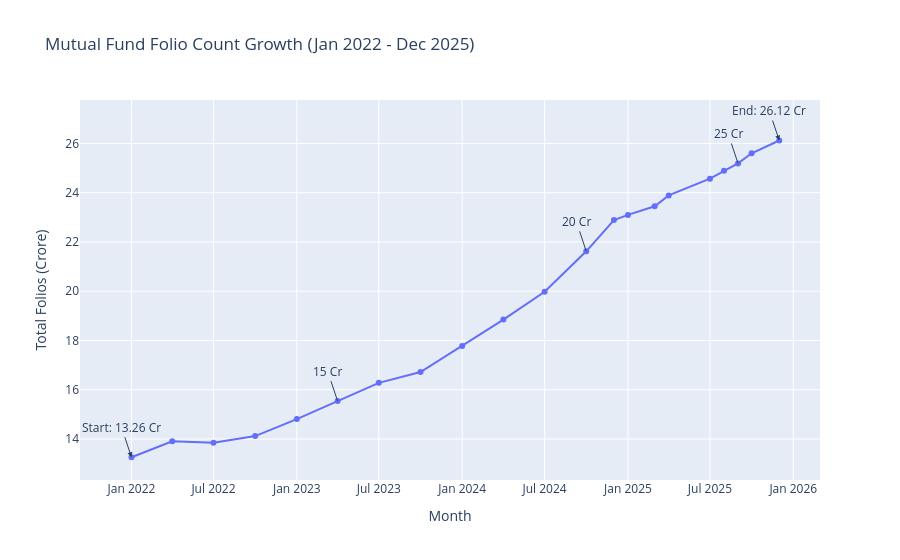

Notebook code cell kept with this figure:
### Code cell
import pandas as pd
import plotly.express as px
df = pd.read_csv("../data/processed/clean_industry_folio_count.csv")
# Convert month column to datetime
df['month'] = pd.to_datetime(df['month'])

# Key milestones
start_idx = df['total_folios_crore'].idxmin()
end_idx = df['total_folios_crore'].idxmax()

fig = px.line(
    df,
    x='month',
    y='total_folios_crore',
    title='Mutual Fund Folio Count Growth (Jan 2022 - Dec 2025)',
    markers=True
)

# Starting milestone (13.26 Cr)
fig.add_annotation(
    x=df.loc[start_idx, 'month'],
    y=df.loc[start_idx, 'total_folios_crore'],
    text=f"Start: {df.loc[start_idx, 'total_folios_crore']:.2f} Cr",
    showarrow=True,
    arrowhead=2
)

# Ending milestone (26.12 Cr)
fig.add_annotation(
    x=df.loc[end_idx, 'month'],
    y=df.loc[end_idx, 'total_folios_crore'],
    text=f"End: {df.loc[end_idx, 'total_folios_crore']:.2f} Cr",
    showarrow=True,
    arrowhead=2
)

# 15 Cr milestone
milestone_15 = df[df['total_folios_crore'] >= 15].head(1)
if not milestone_15.empty:
    fig.add_annotation(
        x=milestone_15['month'].iloc[0],
        y=milestone_15['total_folios_crore'].iloc[0],
        text='15 Cr',
        showarrow=True
    )

# 20 Cr milestone
milestone_20 = df[df['total_folios_crore'] >= 20].head(1)
if not milestone_20.empty:
    fig.add_annotation(
        x=milestone_20['month'].iloc[0],
        y=milestone_20['total_folios_crore'].iloc[0],
        text='20 Cr',
        showarrow=True
    )

# 25 Cr milestone
milestone_25 = df[df['total_folios_crore'] >= 25].head(1)
if not milestone_25.empty:
    fig.add_annotation(
        x=milestone_25['month'].iloc[0],
        y=milestone_25['total_folios_crore'].iloc[0],
        text='25 Cr',
        showarrow=True
    )

fig.update_layout(
    xaxis_title='Month',
    yaxis_title='Total Folios (Crore)',
    hovermode='x unified'
)

fig.show()

### Figure 1 — Plotly figure (JSON) as saved in the notebook; plotly's stock layout.template omitted (floating-point values rounded to 4 significant figures)
{"data": [{"hovertemplate": "month=%{x}<br>total_folios_crore=%{y}<extra></extra>", "legendgroup": "", "line": {"color": "#636efa", "dash": "solid"}, "marker": {"symbol": "circle"}, "mode": "lines+markers", "name": "", "orientation": "v", "showlegend": false, "type": "scatter", "x": ["2022-01-01T00:00:00.000000", "2022-04-01T00:00:00.000000", "2022-07-01T00:00:00.000000", "2022-10-01T00:00:00.000000", "2023-01-01T00:00:00.000000", "2023-04-01T00:00:00.000000", "2023-07-01T00:00:00.000000", "2023-10-01T00:00:00.000000", "2024-01-01T00:00:00.000000", "2024-04-01T00:00:00.000000", "2024-07-01T00:00:00.000000", "2024-10-01T00:00:00.000000", "2024-12-01T00:00:00.000000", "2025-01-01T00:00:00.000000", "2025-03-01T00:00:00.000000", "2025-04-01T00:00:00.000000", "2025-07-01T00:00:00.000000", "2025-08-01T00:00:00.000000", "2025-09-01T00:00:00.000000", "2025-10-01T00:00:00.000000", "2025-12-01T00:00:00.000000"], "xaxis": "x", "y": [13.26, 13.91, 13.85, 14.12, 14.81, 15.54, 16.28, 16.72, 17.78, 18.85, 19.98, 21.62, 22.89, 23.1, 23.45, 23.89, 24.57, 24.89, 25.19, 25.6, 26.12], "yaxis": "y"}], "layout": {"annotations": [{"arrowhead": 2, "showarrow": true, "text": "Start: 13.26 Cr", "x": "2022-01-01T00:00:00", "y": 13.26}, {"arrowhead": 2, "showarrow": true, "text": "End: 26.12 Cr", "x": "2025-12-01T00:00:00", "y": 26.12}, {"showarrow": true, "text": "15 Cr", "x": "2023-04-01T00:00:00", "y": 15.54}, {"showarrow": true, "text": "20 Cr", "x": "2024-10-01T00:00:00", "y": 21.62}, {"showarrow": true, "text": "25 Cr", "x": "2025-09-01T00:00:00", "y": 25.19}], "hovermode": "x unified", "legend": {"tracegroupgap": 0}, "title": {"text": "Mutual Fund Folio Count Growth (Jan 2022 - Dec 2025)"}, "xaxis": {"anchor": "y", "domain": [0, 1], "title": {"text": "Month"}}, "yaxis": {"anchor": "x", "domain": [0, 1], "title": {"text": "Total Folios (Crore)"}}}}
